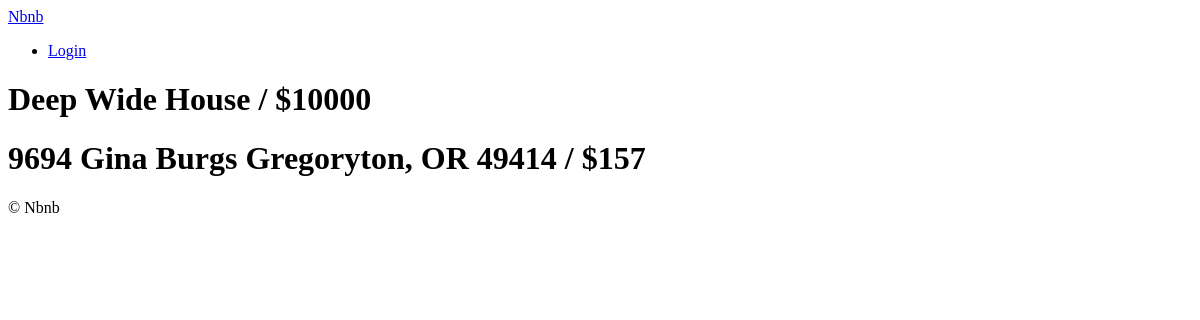
The app's page /, older data.
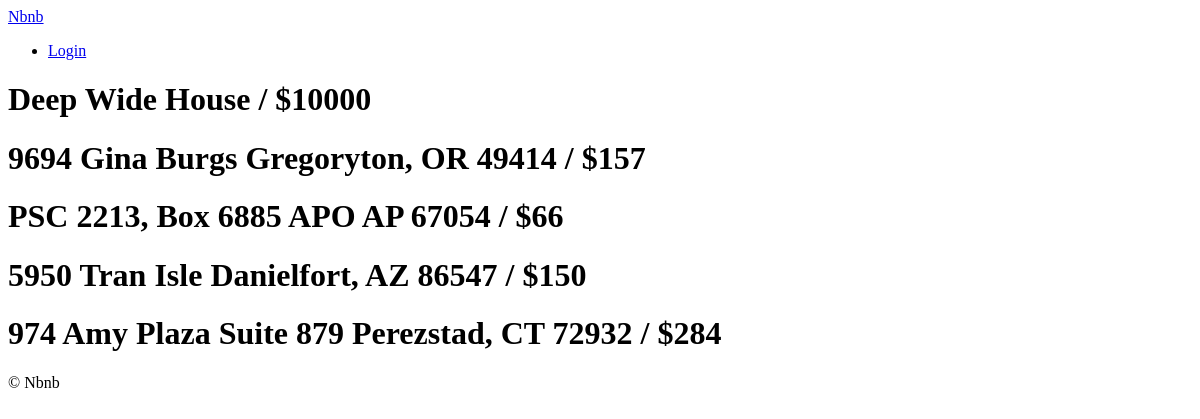
The same page, newer data.
### rooms/models.py (models this page shows, shortened)
class Room(core_models.TimeStampedModel):
    name = models.CharField(max_length=140)
    description = models.TextField()
    country = CountryField()
    city = models.CharField(max_length=80)
    price = models.IntegerField()
    address = models.CharField(max_length=140)
    guests = models.IntegerField()
    beds = models.IntegerField()
    bedrooms = models.IntegerField()
    baths = models.IntegerField()
    check_in = models.TimeField()
    check_out = models.TimeField()
    instant_book = models.BooleanField(default=False)
    host = models.ForeignKey(
        "users.User", related_name="rooms", on_delete=models.CASCADE
    )
    room_type = models.ForeignKey(
        "RoomType", related_name="rooms", on_delete=models.SET_NULL, null=True
    )
    amenities = models.ManyToManyField("Amenity", related_name="rooms", blank=True)
    facilities = models.ManyToManyField("Facility", related_name="rooms", blank=True)
    house_rules = models.ManyToManyField("HouseRule", related_name="rooms", blank=True)

### rooms/views.py (the view)
# urls.py: urlpatterns = [path("", room_views.all_rooms, name="home")]
def all_rooms(request):
    page = int(request.GET.get("page", 1))
    page = int(page or 1)
    page_size = 10
    limit = page_size * page
    offset = limit - page_size
    all_rooms = models.Room.objects.all()[offset:limit]
    page_count = ceil(models.Room.objects.count() / page_size)
    return render(
        request,
        "rooms/home.html",
        context={
            "rooms": all_rooms,
            "page": page,
            "page_count": page_count,
            "page_range": range(1, page_count),
        },
    )

### templates/rooms/home.html (shortened to what this page needs)
{% extends "base.html" %}
{% block content %}
    {% for room in rooms %}
        <h1>{{room.name}} / ${{room.price}}</h1>
    {% endfor %}
{% endblock content %}

Row changes from the older to the newer data that the page shows:
added Room: name "PSC 2213, Box 6885 APO AP 67054", price "66"
added Room: name "5950 Tran Isle Danielfort, AZ 86547", price "150"
added Room: name "974 Amy Plaza Suite 879 Perezstad, CT 72932", price "284"
